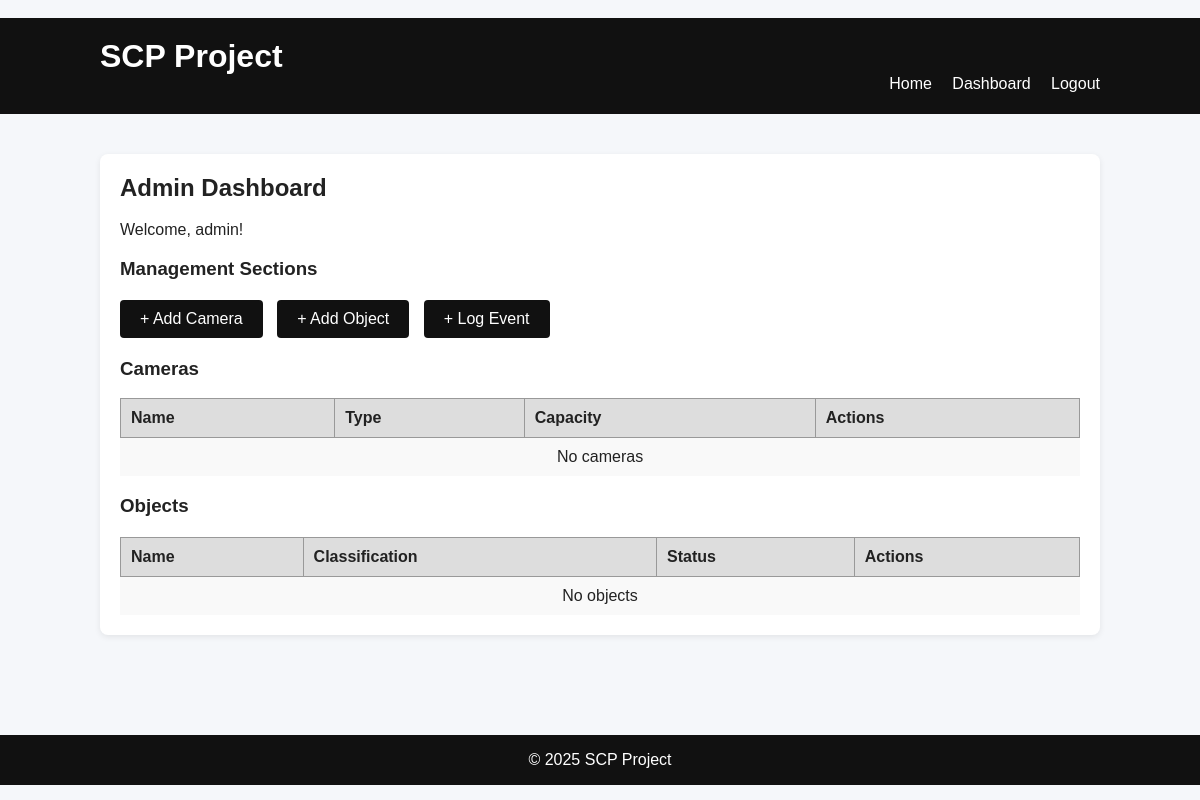
The page /admin/dashboard (signed in) on the database as committed earlier.
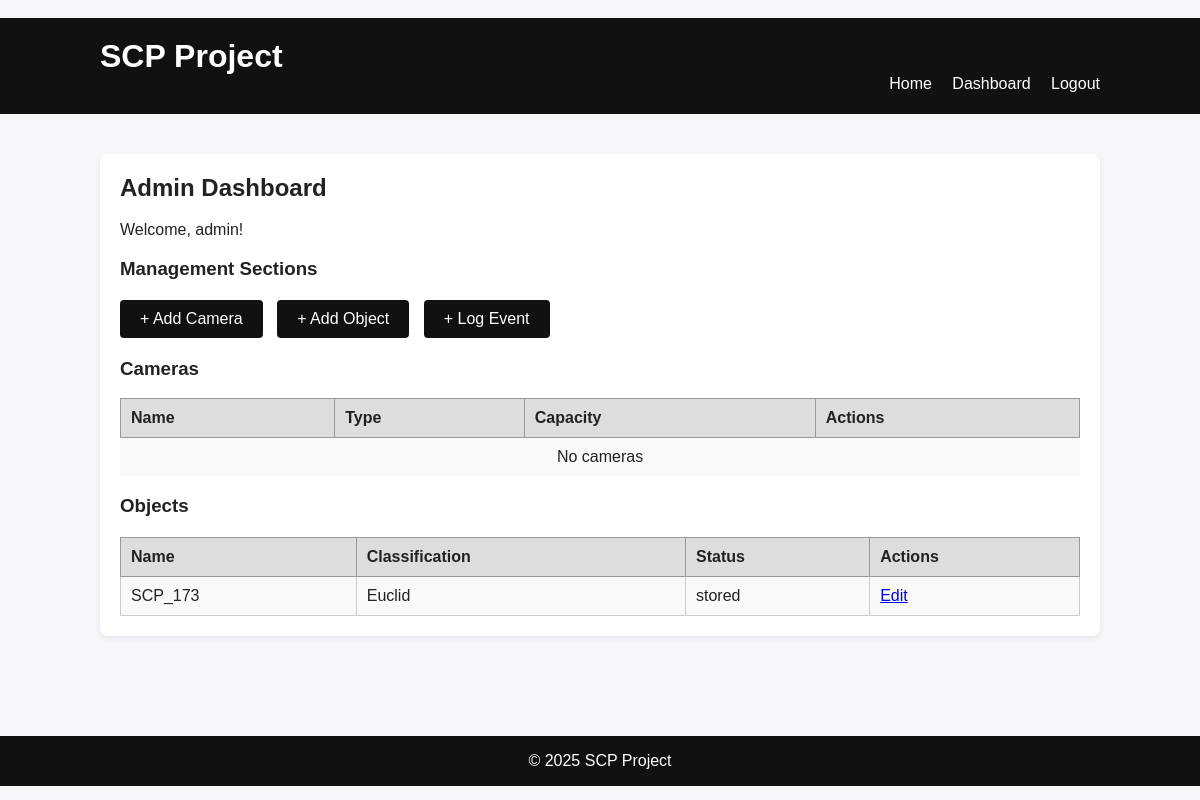
The same page on the database as committed later.
### models.py (models this page shows, shortened)
class User(UserMixin, db.Model):
    __tablename__ = 'users'
    id = db.Column(db.Integer, primary_key=True)
    username = db.Column(db.String(120), unique=True, nullable=False)
    email = db.Column(db.String(255), unique=True, nullable=False)
    password_hash = db.Column(db.String(255), nullable=False)
    role = db.Column(db.String(64), default='user')  # 'admin' or 'user' (extensible)
    created_at = db.Column(db.DateTime, default=datetime.utcnow)

class ObjectItem(db.Model):
    __tablename__ = 'objects'
    id = db.Column(db.Integer, primary_key=True)
    name = db.Column(db.String(256), nullable=False)
    classification = db.Column(db.String(64))  # Safe / Dangerous / Paranormal
    description = db.Column(db.Text)
    storage_requirements = db.Column(db.Text)
    camera_id = db.Column(db.Integer, db.ForeignKey('cameras.id'), nullable=True)
    status = db.Column(db.String(64), default='stored')
    history_of_movements = db.Column(db.Text)
    created_at = db.Column(db.DateTime, default=datetime.utcnow)
    updated_at = db.Column(db.DateTime, default=datetime.utcnow, onupdate=datetime.utcnow)

### app.py (the view)
    @app.route('/admin/dashboard')
    @login_required
    def admin_dashboard():
        if current_user.role != 'admin':
            flash('Access denied.', 'danger')
            return redirect(url_for('user_dashboard'))
        cameras = Camera.query.all()
        objects = ObjectItem.query.all()
        events = Event.query.all()
        return render_template('dashboard_admin.html', cameras=cameras, objects=objects, events=events)

### templates/dashboard_admin.html
﻿{% extends "base.html" %}
{% block content %}
<div class="card">
  <h2>Admin Dashboard</h2>
  <p>Welcome, {{ current_user.username }}!</p>
  <h3>Management Sections</h3>
  <div style="margin:20px 0;">
    <a href="{{ url_for('add_camera') }}" style="background:#111; color:#fff; padding:10px 20px; border-radius:4px; text-decoration:none; display:inline-block; margin-right:10px;">+ Add Camera</a>
    <a href="{{ url_for('add_object') }}" style="background:#111; color:#fff; padding:10px 20px; border-radius:4px; text-decoration:none; display:inline-block; margin-right:10px;">+ Add Object</a>
    <a href="{{ url_for('add_event') }}" style="background:#111; color:#fff; padding:10px 20px; border-radius:4px; text-decoration:none; display:inline-block;">+ Log Event</a>
  </div>
  <h3>Cameras</h3>
  <table style="width:100%; border-collapse:collapse; background:#f9f9f9;">
    <tr style="background:#ddd; font-weight:bold;">
      <td style="padding:10px; border:1px solid #999;">Name</td>
      <td style="padding:10px; border:1px solid #999;">Type</td>
      <td style="padding:10px; border:1px solid #999;">Capacity</td>
      <td style="padding:10px; border:1px solid #999;">Actions</td>
    </tr>
    {% if cameras %}
      {% for camera in cameras %}
      <tr>
        <td style="padding:10px; border:1px solid #ccc;">{{ camera.name }}</td>
        <td style="padding:10px; border:1px solid #ccc;">{{ camera.type or '-' }}</td>
        <td style="padding:10px; border:1px solid #ccc;">{{ camera.max_capacity }}</td>
        <td style="padding:10px; border:1px solid #ccc;">
          <a href="{{ url_for('edit_camera', camera_id=camera.id) }}">Edit</a> |
          <a href="{{ url_for('delete_camera', camera_id=camera.id) }}">Delete</a>
        </td>
      </tr>
      {% endfor %}
    {% else %}
      <tr><td colspan="4" style="padding:10px; text-align:center;">No cameras</td></tr>
    {% endif %}
  </table>
  <h3>Objects</h3>
  <table style="width:100%; border-collapse:collapse; background:#f9f9f9; margin-top:20px;">
    <tr style="background:#ddd; font-weight:bold;">
      <td style="padding:10px; border:1px solid #999;">Name</td>
      <td style="padding:10px; border:1px solid #999;">Classification</td>
      <td style="padding:10px; border:1px solid #999;">Status</td>
      <td style="padding:10px; border:1px solid #999;">Actions</td>
    </tr>
    {% if objects %}
      {% for obj in objects %}
      <tr>
        <td style="padding:10px; border:1px solid #ccc;">{{ obj.name }}</td>
        <td style="padding:10px; border:1px solid #ccc;">{{ obj.classification }}</td>
        <td style="padding:10px; border:1px solid #ccc;">{{ obj.status }}</td>
        <td style="padding:10px; border:1px solid #ccc;">
          <a href="{{ url_for('edit_object', object_id=obj.id) }}">Edit</a>
        </td>
      </tr>
      {% endfor %}
    {% else %}
      <tr><td colspan="4" style="padding:10px; text-align:center;">No objects</td></tr>
    {% endif %}
  </table>
</div>
{% endblock %}

### templates/base.html (shortened to what this page needs)
﻿<!doctype html>
<html lang="en">
<head>
  <link rel="stylesheet" href="https://cdnjs.cloudflare.com/ajax/libs/normalize/8.0.1/normalize.min.css">
</head>
<body>
  <header>
    <div class="container">
      <h1 style="display:inline-block; margin:0;">SCP Project</h1>
      <nav>
        <ul>
          <li><a href="{{ url_for('index') }}">Home</a></li>
          {% if current_user.is_authenticated %}
            <li><a href="{{ url_for('dashboard') }}">Dashboard</a></li>
            <li><a href="{{ url_for('logout') }}">Logout</a></li>
          {% else %}
            <li><a href="{{ url_for('login') }}">Login</a></li>
            <li><a href="{{ url_for('register') }}">Register</a></li>
          {% endif %}
        </ul>
      </nav>
    </div>
  </header>
  <main class="container">
    {% block content %}{% endblock %}
  </main>
  <footer>
    <div class="container">
      &copy; 2025 SCP Project
    </div>
  </footer>
</body>
</html>

### templates/base.html (style rules this page uses)
body { font-family: Arial, sans-serif; margin:0; padding:0; background:#f5f7fa; color:#222; }
header { background:#111; color:#fff; padding:20px 0; }
.container { width:90%; max-width:1000px; margin:0 auto; }
nav ul { list-style:none; float:right; margin:0; padding:0; }
nav ul li { display:inline-block; margin-left:16px; }
nav a { color:#fff; text-decoration:none; }
main { padding:40px 0; min-height:500px; }
footer { background:#111; color:#fff; text-align:center; padding:16px 0; margin-top:40px; }
.card { background:#fff; padding:20px; border-radius:8px; box-shadow:0 2px 6px rgba(0,0,0,0.08); margin-bottom:20px; }
h2 { margin-top:0; }

Rows that differ between the two databases and show on the page:
added ObjectItem: name "SCP_173", classification "Euclid", status "stored"
Other text that changed with them:
text no longer shown: "No objects"
